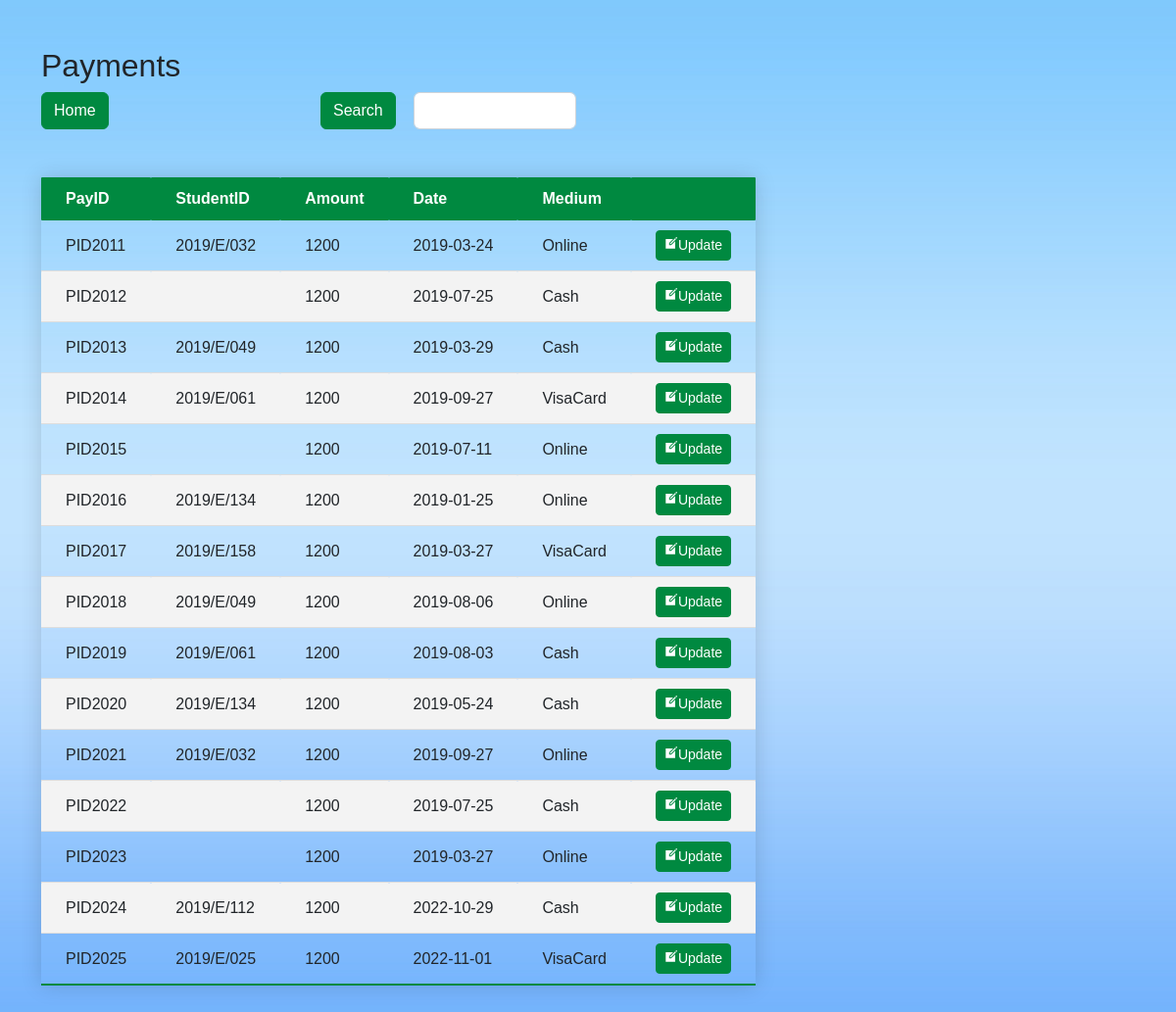
Screenshot of /IndexRent.php (signed in) with the database file from the repository.
### tables this page shows
CREATE TABLE `rent` (
  `PayID` char(10) NOT NULL,
  `StudentID` char(10) DEFAULT NULL,
  `Amount` int(11) NOT NULL,
  `Date` date NOT NULL DEFAULT current_timestamp(),
  `Medium` varchar(13) NOT NULL
);

### IndexRent.php (the view, shortened to what this page needs)
<!DOCTYPE html>
<html lang="en">
<head>
    <link rel="stylesheet" href="https://cdn.jsdelivr.net/npm/bootstrap@5.2.2/dist/css/bootstrap.min.css">
    <link rel="stylesheet" type="text/css" href="EditDeleteButton.css">
    <link rel="stylesheet" type="text/css" href="table.css">
</head>
<body>
    <div class="container my-5">
        <h2>Payments</h2>
        <form action="" method="GET">
            <div class="row mb-0">
                <div class=" offset-sm-0 col-sm-2">
                    <a class="btn btn-head" href="./HomeEmployee.php" role="button">Home</a>
                </div>
                <div class=" offset-sm-1 col-sm-1 d-grid">
                    <button type="submit" class="btn btn-head">Search</button>
                </div>
                <div class=" offset-sm-0 col-sm-2">
                    <input type="text" class="form-control" name="ID" value="<?php if (isset($_GET['ID'])) {
                                                                                    echo $_GET['ID'];
                                                                                } ?>">
                </div>
            </div>
        </form>
        <form>
            <br>
            <table class="styled-table">
                <thead>
                    <tr>
                        <th>PayID</th>
                        <th>StudentID</th>
                        <th>Amount</th>
                        <th>Date</th>
                        <th>Medium</th>
                        <th></th>
                    </tr>
                </thead>
                <tbody>
                    <?php
                    $servername = "localhost";
                    $username = "root";
                    $password = "";
                    $database = "hostel management system";
                    $connection = new mysqli($servername, $username, $password, $database);
                    $sql = "SELECT * FROM rent";
                    $result = $connection->query($sql);
                    while ($row = $result->fetch_assoc()) {
                        echo "
                    <tr>
                    <td>$row[PayID]</td>
                    <td>$row[StudentID]</td>
                    <td>$row[Amount]</td>
                    <td>$row[Date]</td>
                    <td>$row[Medium]</td>
                    <td>
                        <a class='btn btn-head btn-sm' href='./UpdateRent.php?PayID=$row[PayID]'><ion-icon name='create-sharp'></ion-icon>Update</a>
                    </td>
                    </tr>
                    ";
                    }
                    ?>
                </tbody>
            </table>
    </div>
</body>
</html>

### EditDeleteButton.css (style rules this page uses)
.btn-head { --bs-btn-color: #fff; --bs-btn-bg: #008940; --bs-btn-border-color: #008940; --bs-btn-hover-color: #fff; --bs-btn-hover-bg: #4e7d55; --bs-btn-hover-border-color: #4e7d55; --bs-btn-focus-shadow-rgb: 49, 132, 253; --bs-btn-active-color: #fff; --bs-btn-active-bg: #4e7d55; --bs-btn-active-border-color: #4e7d55; --bs-btn-active-shadow: inset 0 3px 5px rgba(0, 0, 0, 0.125); --bs-btn-disabled-color: #fff; --bs-btn-disabled-bg: #008940; --bs-btn-disabled-border-color: #008940; }

### table.css (style rules this page uses)
.styled-table { border-collapse: collapse; margin: 25px 0; font-size: 1em; font-family: sans-serif; min-width: 400px; box-shadow: 0 0 20px rgba(0, 0, 0, 0.15); }
.styled-table thead tr { background-color: #008940; color: #ffffff; text-align: left; }
.styled-table th, .styled-table td { border-radius: 1px; padding: 10px 25px; }
.styled-table tbody tr { border-bottom: 1px solid #dddddd; }
.styled-table tbody tr:nth-of-type(even) { background-color: #f3f3f3; }
.styled-table tbody tr:last-of-type { border-bottom: 2px solid #008940; }

### IndexRent.php (style rules this page uses)
body { margin: 0; padding: 0; background: url(BackGroundOnly.jpg)no-repeat center center fixed; font-family: sans-serif; background-size: cover; }

### rows the page displays
rent: PayID "PID2011", StudentID "2019/E/032", Amount "1200", Date "2019-03-24", Medium "Online"
rent: PayID "PID2012", Amount "1200", Date "2019-07-25", Medium "Cash"
rent: PayID "PID2013", StudentID "2019/E/049", Amount "1200", Date "2019-03-29", Medium "Cash"
rent: PayID "PID2014", StudentID "2019/E/061", Amount "1200", Date "2019-09-27", Medium "VisaCard"
rent: PayID "PID2015", Amount "1200", Date "2019-07-11", Medium "Online"
rent: PayID "PID2016", StudentID "2019/E/134", Amount "1200", Date "2019-01-25", Medium "Online"
rent: PayID "PID2017", StudentID "2019/E/158", Amount "1200", Date "2019-03-27", Medium "VisaCard"
rent: PayID "PID2018", StudentID "2019/E/049", Amount "1200", Date "2019-08-06", Medium "Online"
rent: PayID "PID2019", StudentID "2019/E/061", Amount "1200", Date "2019-08-03", Medium "Cash"
rent: PayID "PID2020", StudentID "2019/E/134", Amount "1200", Date "2019-05-24", Medium "Cash"
rent: PayID "PID2021", StudentID "2019/E/032", Amount "1200", Date "2019-09-27", Medium "Online"
rent: PayID "PID2022", Amount "1200", Date "2019-07-25", Medium "Cash"
rent: PayID "PID2023", Amount "1200", Date "2019-03-27", Medium "Online"
rent: PayID "PID2024", StudentID "2019/E/112", Amount "1200", Date "2022-10-29", Medium "Cash"
rent: PayID "PID2025", StudentID "2019/E/025", Amount "1200", Date "2022-11-01", Medium "VisaCard"
